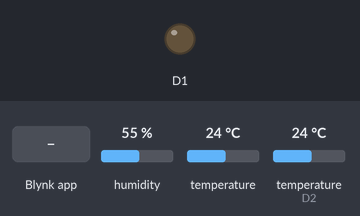
Simulated run of this sketch. Board: ESP8266 (NodeMCU). Parts: output pins drawn as LEDs (lit = HIGH). Inputs (shaded band) come from the test bench; at power-on: humidity 55 %, temperature 24 °C, temperature (sensor on D2) 24 °C. WiFi joins after 1.5 s; servers stay silent unless stated.

Above: at 3.8 s.
3.9 s: Blynk app writes 1 to V0
At 5.1 s:
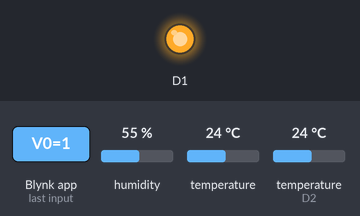
5.4 s: Blynk app writes 0 to V0
At 6.4 s:
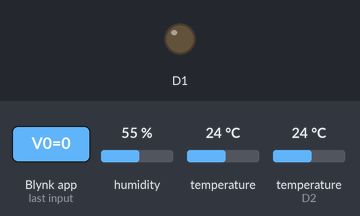
6.9 s: Blynk app writes 200 to V0
At 7.5 s:
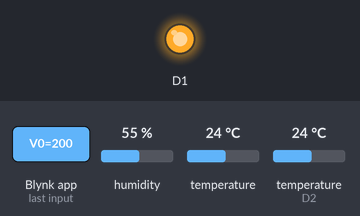
Timing chart, 0 to 9.9 s (numbered marks = the images above; inputs shaded):
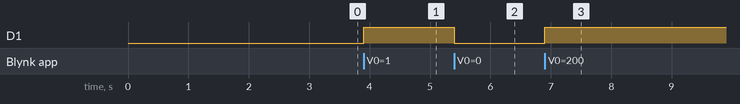

Measured:
- after the input at 3.9 s, D1: LOW → HIGH at once
- after the input at 5.4 s, D1: HIGH → LOW at once
- after the input at 6.9 s, D1: LOW → HIGH at once

The sketch:

main.ino
```cpp
#define BLYNK_TEMPLATE_ID ""
#define BLYNK_DEVICE_NAME ""
#define BLYNK_AUTH_TOKEN ""

#include <ESP8266WiFi.h>
#include <BlynkSimpleEsp8266.h>

#include <DallasTemperature.h>
OneWire oneWire(D2);
DallasTemperature sensors(&oneWire);

#include <DHT.h>
DHT dht(D3, DHT11);

char auth[] = BLYNK_AUTH_TOKEN;

char ssid[] = "";
char pass[] = "";

double temp;
double nem;

BlynkTimer timer;

void SendTempData()
{
   // dht11'in sıcaklık ölçümü berbat olduğu için ds18b20 kullanıyoruz
   // blynk, float göneremediği için double'ye castlıyoruz
  sensors.requestTemperatures();
  temp = (double) sensors.getTempCByIndex(0);
  nem = (double) dht.readHumidity();

  Blynk.virtualWrite(V1, temp);
  Blynk.virtualWrite(V2, temp);
}

void setup()
{
  Blynk.begin(auth, ssid, pass);
  timer.setInterval(300000L, SendTempData);

  pinMode(D1, OUTPUT);
  sensors.begin();
  dht.begin();
  SendTempData(); // 1 kerelik
}

BLYNK_WRITE(V0)
{
  digitalWrite(D1, param.asInt());
}

void loop()
{
  Blynk.run();
  timer.run();
}
```
